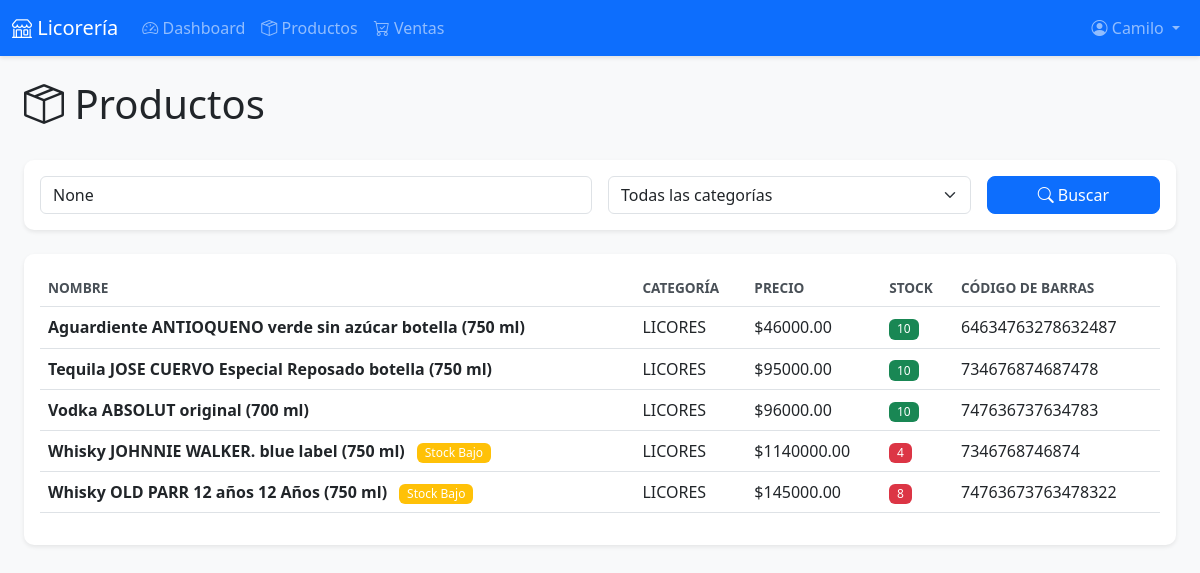
/productos/ (signed in), run on the app's committed database.
### core/models.py (models this page shows, shortened)
class Producto(models.Model):
    nombre = models.CharField(max_length=200)
    categoria = models.ForeignKey(Categoria, on_delete=models.CASCADE, related_name='productos')
    descripcion = models.TextField(blank=True)
    precio = models.DecimalField(max_digits=10, decimal_places=2)
    stock = models.IntegerField(default=0)
    codigo_barras = models.CharField(max_length=50, blank=True, unique=True, null=True)
    imagen = models.ImageField(upload_to='productos/', blank=True, null=True)
    activo = models.BooleanField(default=True)
    creado_en = models.DateTimeField(auto_now_add=True)
    actualizado_en = models.DateTimeField(auto_now=True)
    class Meta:
        verbose_name = 'Producto'
        verbose_name_plural = 'Productos'
        ordering = ['nombre']
    @property
    def stock_bajo(self):
        return self.stock < 10

class Categoria(models.Model):
    nombre = models.CharField(max_length=100, unique=True)
    descripcion = models.TextField(blank=True)
    creado_en = models.DateTimeField(auto_now_add=True)
    class Meta:
        verbose_name = 'Categoría'
        verbose_name_plural = 'Categorías'
        ordering = ['nombre']

### core/views.py (the view)
# urls.py: path('productos/', views.productos_lista_view, name='productos_lista'),
@login_required
def productos_lista_view(request):
    productos = Producto.objects.filter(activo=True).select_related('categoria')
    q = request.GET.get('q')
    if q:
        productos = productos.filter(
            Q(nombre__icontains=q) |
            Q(codigo_barras__icontains=q) |
            Q(descripcion__icontains=q)
        )
    categoria_id = request.GET.get('categoria')
    if categoria_id:
        productos = productos.filter(categoria_id=categoria_id)
    categorias = Categoria.objects.all()
    context = {
        'productos': productos,
        'categorias': categorias,
        'q': q,
        'categoria_id': categoria_id,
    }
    return render(request, 'core/productos_lista.html', context)

### templates/core/productos_lista.html (shortened to what this page needs)
{% extends 'base.html' %}
{% block content %}
<div class="container-fluid">
    <div class="d-flex justify-content-between align-items-center mb-4">
        <h1><i class="bi bi-box-seam"></i> Productos</h1>
    </div>
    <div class="card mb-4">
        <div class="card-body">
            <form method="get" class="row g-3">
                <div class="col-md-6">
                    <input type="text" name="q" class="form-control" placeholder="Buscar producto..." value="{{ q }}">
                </div>
                <div class="col-md-4">
                    <select name="categoria" class="form-select">
                        <option value="">Todas las categorías</option>
                    </select>
                </div>
                <div class="col-md-2">
                    <button type="submit" class="btn btn-primary w-100">
                        <i class="bi bi-search"></i> Buscar
                    </button>
                </div>
            </form>
        </div>
    </div>
    <div class="card">
        <div class="card-body">
            <div class="table-responsive">
                <table class="table table-hover">
                    <thead>
                        <tr>
                            <th>Nombre</th>
                            <th>Categoría</th>
                            <th>Precio</th>
                            <th>Stock</th>
                            <th>Código de Barras</th>
                        </tr>
                    </thead>
                    <tbody>
                        {% for producto in productos %}
                        <tr>
                            <td>
                                <strong>{{ producto.nombre }}</strong>
                                {% if producto.stock_bajo %}
                                <span class="badge bg-warning ms-2">Stock Bajo</span>
                                {% endif %}
                            </td>
                            <td>{{ producto.categoria.nombre }}</td>
                            <td>${{ producto.precio }}</td>
                            <td>
                                <span class="badge {% if producto.stock_bajo %}bg-danger{% else %}bg-success{% endif %}">
                                    {{ producto.stock }}
                                </span>
                            </td>
                            <td>{{ producto.codigo_barras|default:"-" }}</td>
                        </tr>
                        {% empty %}
                        <tr>
                            <td colspan="6" class="text-center text-muted py-4">
                                No se encontraron productos
                            </td>
                        </tr>
                        {% endfor %}
                    </tbody>
                </table>
            </div>
        </div>
    </div>
</div>
{% endblock %}

### templates/base.html (shortened to what this page needs)
<!DOCTYPE html>
<html lang="es">
<head>
    <link href="https://cdn.jsdelivr.net/npm/bootstrap@5.3.0/dist/css/bootstrap.min.css" rel="stylesheet">
    <link href="https://cdn.jsdelivr.net/npm/bootstrap-icons@1.10.0/font/bootstrap-icons.css" rel="stylesheet">
    {% load static %}
    <link rel="stylesheet" href="{% static 'css/styles.css' %}">
</head>
<body>
    {% if user.is_authenticated %}
    <nav class="navbar navbar-expand-lg navbar-dark bg-primary">
        <div class="container-fluid">
            <a class="navbar-brand" href="{% url 'dashboard' %}">
                <i class="bi bi-shop"></i> Licorería
            </a>
            <div class="collapse navbar-collapse" id="navbarNav">
                <ul class="navbar-nav me-auto">
                    <li class="nav-item">
                        <a class="nav-link" href="{% url 'dashboard' %}">
                            <i class="bi bi-speedometer2"></i> Dashboard
                        </a>
                    </li>
                    <li class="nav-item">
                        <a class="nav-link" href="{% url 'productos_lista' %}">
                            <i class="bi bi-box-seam"></i> Productos
                        </a>
                    </li>
                    <li class="nav-item">
                        <a class="nav-link" href="{% url 'ventas_lista' %}">
                            <i class="bi bi-cart-check"></i> Ventas
                        </a>
                    </li>
                </ul>
                <ul class="navbar-nav">
                    <li class="nav-item dropdown">
                        <a class="nav-link dropdown-toggle" href="#" id="userDropdown" role="button" data-bs-toggle="dropdown">
                            <i class="bi bi-person-circle"></i> {{ user.first_name|default:user.username }}
                        </a>
                    </li>
                </ul>
            </div>
        </div>
    </nav>
    {% endif %}
    <main class="{% if user.is_authenticated %}container-fluid{% endif %} my-4">
        {% block content %}{% endblock %}
    </main>
</body>
</html>

### static/css/static/css/styles.css (style rules this page uses)
:root { --primary-color: #0d6efd; --secondary-color: #6c757d; --success-color: #198754; --danger-color: #dc3545; --warning-color: #ffc107; --info-color: #0dcaf0; }
body { font-family: 'Segoe UI', Tahoma, Geneva, Verdana, sans-serif; background-color: #f8f9fa; }
.table th { font-weight: 600; text-transform: uppercase; font-size: 0.85rem; color: #495057; }
.card { border: none; box-shadow: 0 2px 4px rgba(0,0,0,0.08); border-radius: 10px; }
.btn { border-radius: 8px; font-weight: 500; transition: all 0.3s; }
.navbar { box-shadow: 0 2px 4px rgba(0,0,0,0.1); }
.badge { font-weight: 500; padding: 0.35em 0.65em; }

### data on the page
Producto: nombre "Aguardiente ANTIOQUENO verde sin azúcar botella (750 ml)", categoria.nombre "LICORES", precio "46000.00", stock "10", codigo_barras "64634763278632487"
Producto: nombre "Tequila JOSE CUERVO Especial Reposado botella (750 ml)", categoria.nombre "LICORES", precio "95000.00", stock "10", codigo_barras "734676874687478"
Producto: nombre "Vodka ABSOLUT original (700 ml)", categoria.nombre "LICORES", precio "96000.00", stock "10", codigo_barras "747636737634783"
Producto: nombre "Whisky JOHNNIE WALKER. blue label (750 ml)", shows "Stock Bajo", categoria.nombre "LICORES", precio "1140000.00", stock "4", codigo_barras "7346768746874"
Producto: nombre "Whisky OLD PARR 12 años 12 Años (750 ml)", shows "Stock Bajo", categoria.nombre "LICORES", precio "145000.00", stock "8", codigo_barras "74763673763478322"

### other printed values
{{ user.first_name|default:user.username }} "Camilo"
